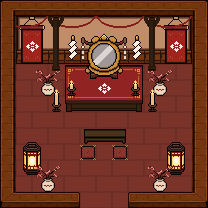

Rendered tile map (Tiled .tmx) drawn with the repository's tilesets; below, a short description and the map source with its tile grids summarised:
An orthogonal 13x13 tile map with 16x16 px tiles, 9 tile layers (Tile, Wall, 2ndFloor, Deco_under, ...), 3 tilesets and 25 objects (6x furniture_desc, 2x light1, 2x light3, shrine_out, shrine_enterance, ...).

<map version="1.10" tiledversion="1.12.2" orientation="orthogonal" renderorder="right-down" width="13" height="13" tilewidth="16" tileheight="16" infinite="0" nextlayerid="14" nextobjectid="26">
 <tileset firstgid="1" source="UI_Component.tsx" />
 <tileset firstgid="257" source="shrine.tsx" />
 <tileset firstgid="513" source="temper.tsx" />
 <layer id="2" name="Tile" width="13" height="13" locked="1">
  <data>[169 cells, 99 non-empty, 2 distinct tile ids]</data>
 </layer>
 <layer id="1" name="Wall" width="13" height="13" locked="1">
  <data>[169 cells, 78 non-empty, 19 distinct tile ids]</data>
 </layer>
 <layer id="7" name="2ndFloor" width="13" height="13" locked="1">
  <data>[169 cells, 15 non-empty, 10 distinct tile ids]</data>
 </layer>
 <layer id="4" name="Deco_under" width="13" height="13" locked="1">
  <data>[169 cells, 2 non-empty, 1 distinct tile ids]</data>
 </layer>
 <layer id="9" name="Light" width="13" height="13" locked="1">
  <data>[169 cells, 12 non-empty, 6 distinct tile ids]</data>
 </layer>
 <layer id="3" name="Furniture" width="13" height="13" locked="1">
  <data>[169 cells, 20 non-empty, 16 distinct tile ids]</data>
 </layer>
 <layer id="5" name="Deco" width="13" height="13" locked="1">
  <data>[169 cells, 30 non-empty, 15 distinct tile ids]</data>
 </layer>
 <layer id="8" name="Wall_deco" width="13" height="13" locked="1">
  <data>[169 cells, 11 non-empty, 3 distinct tile ids]</data>
 </layer>
 <layer id="6" name="Pillar" width="13" height="13" locked="1">
  <data>[169 cells, 8 non-empty, 4 distinct tile ids]</data>
 </layer>
 <objectgroup id="10" name="Warp" locked="1">
  <object id="1" name="shrine_out" x="80" y="192" width="48" height="16">
   <properties>
    <property name="target_map" value="plaza5" />
    <property name="target_spawn" value="shrine_exit" />
   </properties>
  </object>
 </objectgroup>
 <objectgroup id="11" name="Spawn" visible="0" locked="1">
  <object id="2" name="shrine_enterance" x="96" y="192" width="16" height="16" />
  <object id="3" name="shrine_sitting" x="80" y="144" width="16" height="16" />
  <object id="4" name="shrine_standing" x="96" y="112" width="16" height="16" />
  <object id="17" name="sage_heart_player" x="112" y="144" width="16" height="16" />
  <object id="19" name="sage_altar_spot" x="80" y="112" />
 </objectgroup>
 <objectgroup id="13" name="Interactable" visible="0" locked="1">
  <object id="18" name="soul_altar" x="96" y="112" width="16" height="16" />
  <object id="20" name="furniture_desc" x="16" y="64" width="32" height="16">
   <properties>
    <property name="id" value="talisman" />
   </properties>
  </object>
  <object id="21" name="furniture_desc" x="160" y="64" width="32" height="16">
   <properties>
    <property name="id" value="talisman" />
   </properties>
  </object>
  <object id="22" name="furniture_desc" x="128" y="176" width="16" height="16">
   <properties>
    <property name="id" value="plum_pot" />
   </properties>
  </object>
  <object id="23" name="furniture_desc" x="144" y="160" width="16" height="16">
   <properties>
    <property name="id" value="lantern" />
   </properties>
  </object>
  <object id="24" name="furniture_desc" x="64" y="176" width="16" height="16">
   <properties>
    <property name="id" value="plum_pot" />
   </properties>
  </object>
  <object id="25" name="furniture_desc" x="48" y="160" width="16" height="16">
   <properties>
    <property name="id" value="lantern" />
   </properties>
  </object>
 </objectgroup>
 <objectgroup id="12" name="YSortAnchor" visible="0" locked="1">
  <object id="5" name="wall" x="16" y="16" width="176" height="48" />
  <object id="6" name="pillar1" x="48" y="16" width="16" height="64">
   <properties>
    <property name="layer" value="Pillar" />
   </properties>
  </object>
  <object id="7" name="pillar2" x="144" y="16" width="16" height="64">
   <properties>
    <property name="layer" value="Pillar" />
   </properties>
  </object>
  <object id="8" name="vase1" x="32" y="64" width="32" height="32">
   <properties>
    <property name="layer" value="Furniture" />
   </properties>
  </object>
  <object id="9" name="vase2" x="144" y="64" width="32" height="32">
   <properties>
    <property name="layer" value="Furniture" />
   </properties>
  </object>
  <object id="10" name="light1" x="48" y="80" width="16" height="32">
   <properties>
    <property name="layer" value="Light" />
   </properties>
  </object>
  <object id="11" name="light1" x="144" y="80" width="16" height="32">
   <properties>
    <property name="layer" value="Deco" />
   </properties>
  </object>
  <object id="12" name="desk1" x="80" y="128" width="48" height="16" />
  <object id="13" name="light3" x="16" y="128" width="32" height="48">
   <properties>
    <property name="layer" value="Light" />
   </properties>
  </object>
  <object id="14" name="light3" x="160" y="128" width="32" height="48">
   <properties>
    <property name="layer" value="Light" />
   </properties>
  </object>
  <object id="15" name="vase3" x="144" y="160" width="32" height="32">
   <properties>
    <property name="layer" value="Deco" />
   </properties>
  </object>
  <object id="16" name="vase4" x="32" y="160" width="32" height="32">
   <properties>
    <property name="layer" value="Deco" />
   </properties>
  </object>
 </objectgroup>
</map>
